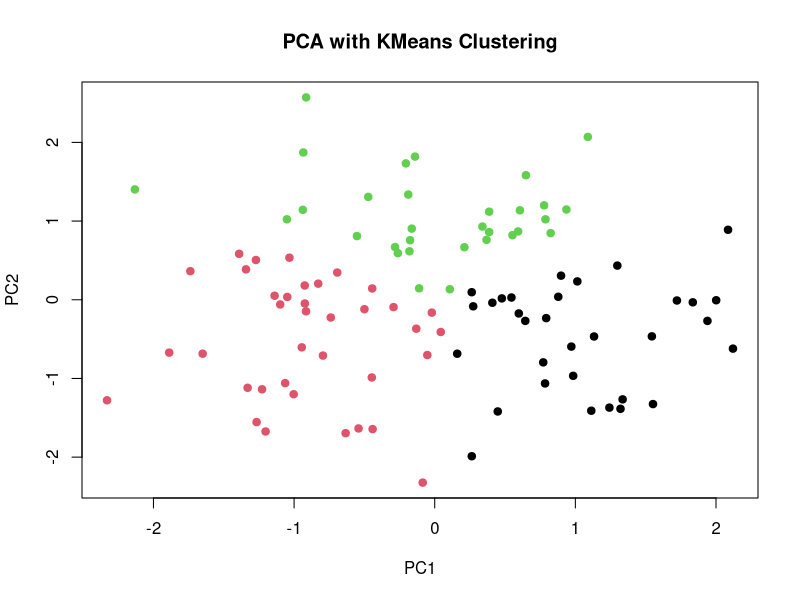
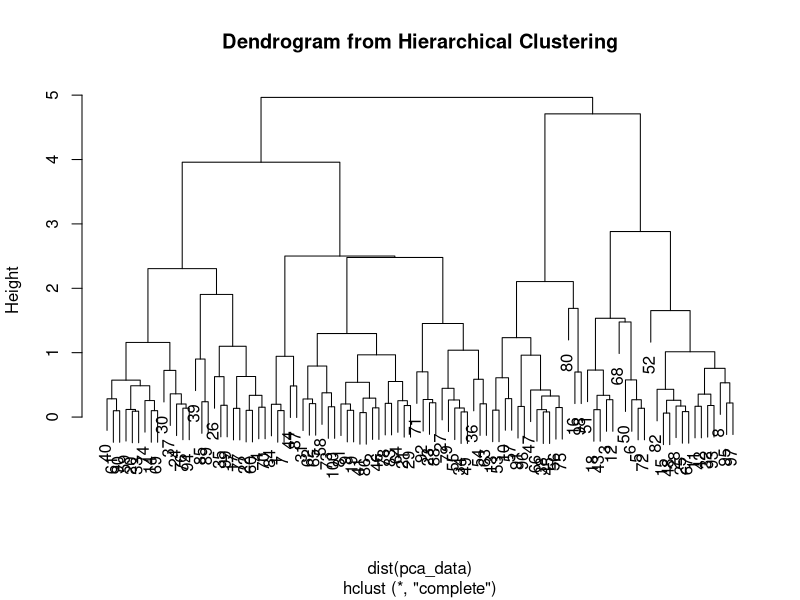

These charts were generated, in order, by the following R code:
# Load required libraries
library(stats)
library(cluster)

# Function to simulate student features
simulate_student_features <- function(n = 100) {
  # Set the random seed
  set.seed(260923)
  
  # Generate unique student IDs
  student_ids <- seq(1, n)
  
  # Simulate student engagement
  student_engagement <- rnorm(n, mean = 50, sd = 10)
  
  # Simulate student performance
  student_performance <- rnorm(n, mean = 60, sd = 15)
  
  # Combine the data into a data frame
  student_features <- data.frame(
    student_id = student_ids,
    student_engagement = student_engagement,
    student_performance = student_performance
  )
  
  # Return the data frame
  return(student_features)
}

# Simulate student features
student_data <- simulate_student_features(n = 100)

# Perform PCA for dimensionality reduction
pca_result <- prcomp(student_data[, -1], scale. = TRUE)

# Get PCA results
pca_data <- as.data.frame(pca_result$x)

# Cluster using KMeans
kmeans_clusters <- kmeans(pca_data, centers = 3)

# Cluster using Hierarchical clustering
hierarchical_clusters <- hclust(dist(pca_data))

# Plot the PCA results with KMeans clusters
plot(pca_data[, 1:2], col = kmeans_clusters$cluster, pch = 19, 
     main = "PCA with KMeans Clustering", xlab = "PC1", ylab = "PC2")

# Plot the dendrogram from Hierarchical clustering
plot(hierarchical_clusters, main = "Dendrogram from Hierarchical Clustering")
